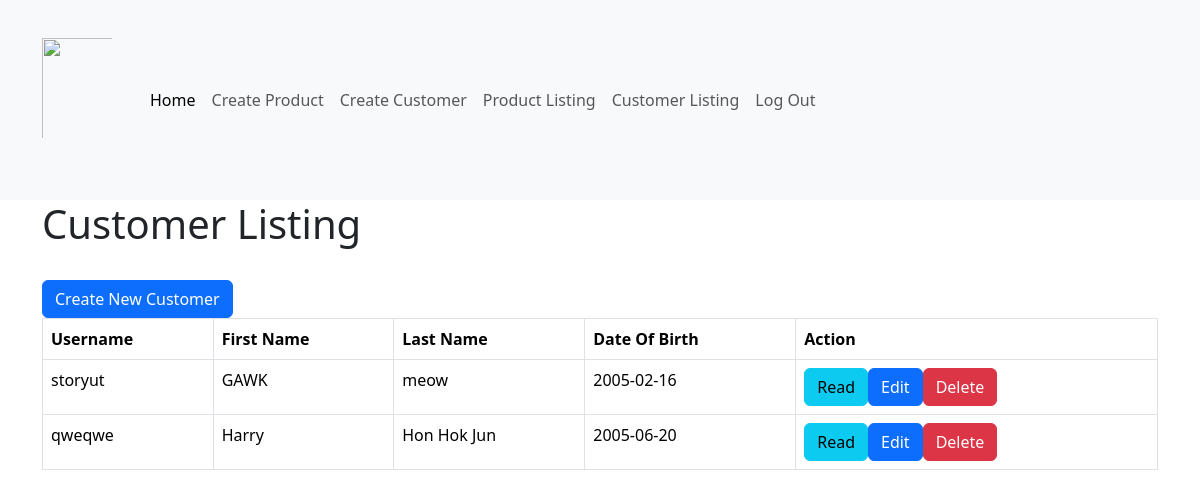
Page /shop/customer_listing.php (signed in) on the committed database.
### tables this page shows
CREATE TABLE IF NOT EXISTS `customers` (
  `user_id` int NOT NULL AUTO_INCREMENT,
  `username` varchar(255) NOT NULL,
  `password` varchar(255) NOT NULL,
  `first_name` text NOT NULL,
  `last_name` text NOT NULL,
  `gender` varchar(255) NOT NULL,
  `date_of_birth` date NOT NULL,
  `registration_time` timestamp NOT NULL DEFAULT CURRENT_TIMESTAMP,
  `account_status` tinyint(1) NOT NULL DEFAULT '1',
  PRIMARY KEY (`user_id`)
);

### shop/customer_listing.php (the view, shortened to what this page needs)
<!DOCTYPE HTML>
<html>
<head>
    <link href="https://cdn.jsdelivr.net/npm/bootstrap@5.3.3/dist/css/bootstrap.min.css" rel="stylesheet">
</head>
<body>
    <?php
    include 'menu.php';
    ?>
    <div class="container">
        <div class="page-header">
            <h1>Customer Listing</h1>
        </div>
        <?php
        include 'config/database.php';
        $query = "SELECT user_id, username, first_name, last_name, date_of_birth FROM customers ORDER BY username DESC";
        $stmt = $con->prepare($query);
        $stmt->execute();
        $num = $stmt->rowCount();
        echo "<br> <a href='customer_create.php' class='btn btn-primary m-b-1em'>Create New Customer</a>";
        if ($num > 0) {
            echo "<table class='table table-hover table-responsive table-bordered'>";
            echo "<tr>";
            echo "<th>Username</th>";
            echo "<th>First Name</th>";
            echo "<th>Last Name</th>";
            echo "<th>Date Of Birth</th>";
            echo "<th>Action</th>";
            echo "</tr>";
            while ($row = $stmt->fetch(PDO::FETCH_ASSOC)) {
                extract($row);
                echo "<tr>";
                echo "<td>{$username}</td>";
                echo "<td>{$first_name}</td>";
                echo "<td>{$last_name}</td>";
                echo "<td>{$date_of_birth}</td>";
                echo "<td>";
                echo "<a href='customer_details.php?userid={$user_id}' class='btn btn-info m-r-1em'>Read</a>";
                echo "<a href='customer_update.php?userid={$user_id}' class='btn btn-primary m-r-1em'>Edit</a>";
                echo "<a href='#' onclick='delete_user({$user_id});'  class='btn btn-danger'>Delete</a>";
                echo "</td>";
                echo "</tr>";
            }
            echo "</table>";
        }
        else {
            echo "<div class='alert alert-danger'>No records found.</div>";
        }
        ?>
    </div>
</body>
</html>

### rows in the picture
customers: username "storyut", first_name "GAWK", last_name "meow", date_of_birth "2005-02-16"
customers: username "qweqwe", first_name "Harry", last_name "Hon Hok Jun", date_of_birth "2005-06-20"
